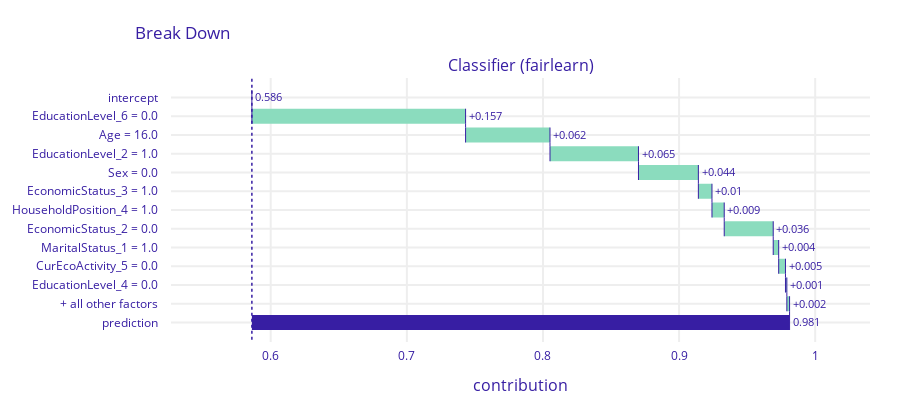

The cell this chart's notebook holds for it:
### Code cell
# Local explanation for female with high occupation (good original prediction)
expl = explainer.predict_parts(female_tp_sample, type='break_down')
expl.plot()

### Figure 1 — Plotly figure (JSON) as saved in the notebook; plotly's stock layout.template omitted (floating-point values rounded to 4 significant figures)
{"data": [{"base": 0.5862, "connector": {"line": {"color": "#371ea3", "dash": "solid", "width": 1}, "mode": "spanning"}, "decreasing": {"marker": {"color": "#f05a71"}}, "hoverinfo": "text+delta", "hoverlabel": {"bgcolor": "rgba(0,0,0,0.8)"}, "hovertext": ["Average response: 0.586<br>Prediction: 0.981", "EducationLevel_6 = 0.0<br>increases average response by", "Age = 16.0<br>increases average response by", "EducationLevel_2 = 1.0<br>increases average response by", "Sex = 0.0<br>increases average response by", "EconomicStatus_3 = 1.0<br>increases average response by", "HouseholdPosition_4 = 1.0<br>increases average response by", "EconomicStatus_2 = 0.0<br>increases average response by", "MaritalStatus_1 = 1.0<br>increases average response by", "CurEcoActivity_5 = 0.0<br>increases average response by", "EducationLevel_4 = 0.0<br>increases average response by", "+ all other factors<br>increases average response by", "Average response: 0.586<br>Prediction: 0.981"], "increasing": {"marker": {"color": "#8bdcbe"}}, "measure": ["relative", "relative", "relative", "relative", "relative", "relative", "relative", "relative", "relative", "relative", "relative", "relative", "total"], "orientation": "h", "showlegend": false, "text": ["0.586", "+0.157", "+0.062", "+0.065", "+0.044", "+0.01", "+0.009", "+0.036", "+0.004", "+0.005", "+0.001", "+0.002", "0.981"], "textposition": "outside", "totals": {"marker": {"color": "#371ea3"}}, "type": "waterfall", "x": [0, 0.157, 0.062, 0.065, 0.044, 0.01, 0.009, 0.036, 0.004, 0.005, 0.001, 0.002, 0.395], "xaxis": "x", "y": ["intercept", "EducationLevel_6 = 0.0", "Age = 16.0", "EducationLevel_2 = 1.0", "Sex = 0.0", "EconomicStatus_3 = 1.0", "HouseholdPosition_4 = 1.0", "EconomicStatus_2 = 0.0", "MaritalStatus_1 = 1.0", "CurEcoActivity_5 = 0.0", "EducationLevel_4 = 0.0", "+ all other factors", "prediction"], "yaxis": "y"}], "layout": {"annotations": [{"font": {"size": 16}, "showarrow": false, "text": "Classifier (fairlearn)", "x": 0.5, "xanchor": "center", "xref": "paper", "y": 1, "yanchor": "bottom", "yref": "paper"}, {"font": {"size": 16}, "showarrow": false, "text": "contribution", "x": 0.5, "xanchor": "center", "xref": "paper", "y": 0, "yanchor": "top", "yref": "paper", "yshift": -30}], "font": {"color": "#371ea3"}, "height": 413, "margin": {"b": 71, "r": 30, "t": 78}, "shapes": [{"line": {"color": "#371ea3", "dash": "dot", "width": 1.5}, "type": "line", "x0": 0.5862, "x1": 0.5862, "xref": "x", "y0": -1, "y1": 13, "yref": "y"}], "title": {"text": "Break Down", "x": 0.15}, "xaxis": {"anchor": "y", "automargin": true, "domain": [0, 1], "fixedrange": true, "gridwidth": 2, "range": [0.5267, 1.04], "tickcolor": "white", "ticklen": 3, "ticks": "outside", "type": "linear", "zeroline": false}, "yaxis": {"anchor": "x", "automargin": true, "autorange": "reversed", "domain": [0, 1], "fixedrange": true, "gridwidth": 2, "tickcolor": "white", "ticklen": 10, "ticks": "outside", "type": "category"}}}
